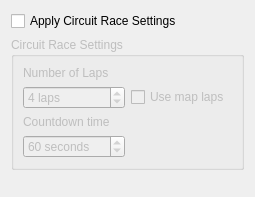
                      <widget class="QWidget" name="scrollAreaWidgetContents_8">
                       <property name="geometry">
                        <rect>
                         <x>0</x>
                         <y>0</y>
                         <width>255</width>
                         <height>197</height>
                        </rect>
                       </property>
                       <layout class="QVBoxLayout" name="verticalLayout_16">
                        <item>
                         <widget class="QCheckBox" name="CircuitraceSettingsCheckbox">
                          <property name="text">
                           <string>Apply Circuit Race Settings</string>
                          </property>
                         </widget>
                        </item>
                        <item>
                         <widget class="QGroupBox" name="CircuitraceSettingsGroupbox">
                          <property name="enabled">
                           <bool>false</bool>
                          </property>
                          <property name="title">
                           <string>Circuit Race Settings</string>
                          </property>
                          <layout class="QGridLayout" name="gridLayout_29">
                           <item row="1" column="0">
                            <widget class="QSpinBox" name="NumlapsInput">
                             <property name="suffix">
                              <string> laps</string>
                             </property>
                             <property name="minimum">
                              <number>1</number>
                             </property>
                             <property name="maximum">
                              <number>50</number>
                             </property>
                             <property name="value">
                              <number>4</number>
                             </property>
                            </widget>
                           </item>
                           <item row="3" column="0">
                            <widget class="QSpinBox" name="CountdowntimeInput">
                             <property name="suffix">
                              <string> seconds</string>
                             </property>
                             <property name="minimum">
                              <number>15</number>
                             </property>
                             <property name="maximum">
                              <number>9999</number>
                             </property>
                             <property name="value">
                              <number>60</number>
                             </property>
                            </widget>
                           </item>
                           <item row="0" column="0">
                            <widget class="QLabel" name="label_2">
                             <property name="text">
                              <string>Number of Laps</string>
                             </property>
                            </widget>
                           </item>
                           <item row="1" column="1">
                            <widget class="QCheckBox" name="UsemaplapsCheckbox">
                             <property name="text">
                              <string>Use map laps</string>
                             </property>
                            </widget>
                           </item>
                           <item row="2" column="0">
                            <widget class="QLabel" name="label_6">
                             <property name="text">
                              <string>Countdown time</string>
                             </property>
                            </widget>
                           </item>
                          </layout>
                         </widget>
                        </item>
                        <item>
                         <spacer name="verticalSpacer_7">
                          <property name="orientation">
                           <enum>Qt::Orientation::Vertical</enum>
                          </property>
                          <property name="sizeHint" stdset="0">
                           <size>
                            <width>20</width>
                            <height>329</height>
                           </size>
                          </property>
                         </spacer>
                        </item>
                       </layout>
                      </widget>
